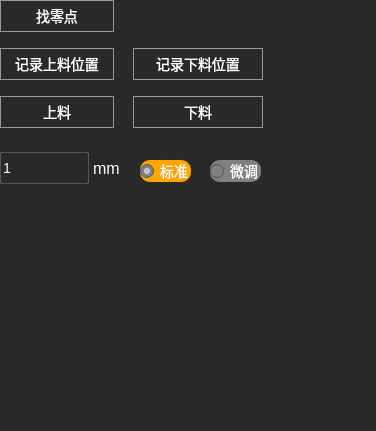
  <widget class="QGroupBox" name="groupBox_MT">
   <property name="geometry">
    <rect>
     <x>1530</x>
     <y>100</y>
     <width>376</width>
     <height>431</height>
    </rect>
   </property>
   <property name="styleSheet">
    <string notr="true">border: none;
background-color: rgb(42, 41, 41); </string>
   </property>
   <property name="title">
    <string/>
   </property>
   <widget class="QPushButton" name="pushButton_FindZero">
    <property name="geometry">
     <rect>
      <x>0</x>
      <y>0</y>
      <width>114</width>
      <height>32</height>
     </rect>
    </property>
    <property name="styleSheet">
     <string notr="true">QPushButton:Hover
{
	border-radius: 2px;
	border: 1px solid #1765AD;
}
QPushButton:pressed
{
	background: #1765AD;
	border-radius: 2px;
}
QPushButton{
font-size: 14px;
font-family: &quot;Microsoft YaHei UI Light&quot;;
font-weight: 400;
color: #FFFFFF;
line-height: 17px;
border: 1px solid #979797;
}


QPushButton:disabled {
font-size: 14px;
font-family: &quot;Microsoft YaHei UI Light&quot;;
font-weight: 400;
color: #656565;
line-height: 17px;
border: 1px solid #979797;
}
</string>
    </property>
    <property name="text">
     <string>找零点</string>
    </property>
   </widget>
   <widget class="QPushButton" name="pushButton_WriteLoadPos">
    <property name="geometry">
     <rect>
      <x>0</x>
      <y>48</y>
      <width>114</width>
      <height>32</height>
     </rect>
    </property>
    <property name="styleSheet">
     <string notr="true">QPushButton:Hover
{
	border-radius: 2px;
	border: 1px solid #1765AD;
}
QPushButton:pressed
{
	background: #1765AD;
	border-radius: 2px;
}
QPushButton{
font-size: 14px;
font-family: &quot;Microsoft YaHei UI Light&quot;;
font-weight: 400;
color: #FFFFFF;
line-height: 17px;
border: 1px solid #979797;
}


QPushButton:disabled {
font-size: 14px;
font-family: &quot;Microsoft YaHei UI Light&quot;;
font-weight: 400;
color: #656565;
line-height: 17px;
border: 1px solid #979797;
}
</string>
    </property>
    <property name="text">
     <string>记录上料位置</string>
    </property>
   </widget>
   <widget class="QPushButton" name="pushButton_WriteUnloadPos">
    <property name="geometry">
     <rect>
      <x>133</x>
      <y>48</y>
      <width>130</width>
      <height>32</height>
     </rect>
    </property>
    <property name="styleSheet">
     <string notr="true">QPushButton:Hover
{
	border-radius: 2px;
	border: 1px solid #1765AD;
}
QPushButton:pressed
{
	background: #1765AD;
	border-radius: 2px;
}
QPushButton{
font-size: 14px;
font-family: &quot;Microsoft YaHei UI Light&quot;;
font-weight: 400;
color: #FFFFFF;
line-height: 17px;
border: 1px solid #979797;
}


QPushButton:disabled {
font-size: 14px;
font-family: &quot;Microsoft YaHei UI Light&quot;;
font-weight: 400;
color: #656565;
line-height: 17px;
border: 1px solid #979797;
}
</string>
    </property>
    <property name="text">
     <string>记录下料位置</string>
    </property>
   </widget>
   <widget class="QPushButton" name="pushButton_MotorStop">
    <property name="geometry">
     <rect>
      <x>296</x>
      <y>45</y>
      <width>70</width>
      <height>70</height>
     </rect>
    </property>
    <property name="styleSheet">
     <string notr="true">
QPushButton {
             border-image: url(:/Image/stop.png);
}

QPushButton:Hover
{	
 			border-image:url(:/Image/stop-hover.png);
	
}



</string>
    </property>
    <property name="text">
     <string/>
    </property>
   </widget>
   <widget class="QPushButton" name="pushButton_LoadPos">
    <property name="geometry">
     <rect>
      <x>0</x>
      <y>96</y>
      <width>114</width>
      <height>32</height>
     </rect>
    </property>
    <property name="styleSheet">
     <string notr="true">QPushButton:Hover
{
	border-radius: 2px;
	border: 1px solid #1765AD;
}
QPushButton:pressed
{
	background: #1765AD;
	border-radius: 2px;
}
QPushButton{
font-size: 14px;
font-family: &quot;Microsoft YaHei UI Light&quot;;
font-weight: 400;
color: #FFFFFF;
line-height: 17px;
border: 1px solid #979797;
}


QPushButton:disabled {
font-size: 14px;
font-family: &quot;Microsoft YaHei UI Light&quot;;
font-weight: 400;
color: #656565;
line-height: 17px;
border: 1px solid #979797;
}
</string>
    </property>
    <property name="text">
     <string>上料</string>
    </property>
   </widget>
   <widget class="QPushButton" name="pushButton_UnlodPos">
    <property name="geometry">
     <rect>
      <x>133</x>
      <y>96</y>
      <width>130</width>
      <height>32</height>
     </rect>
    </property>
    <property name="styleSheet">
     <string notr="true">QPushButton:Hover
{
	border-radius: 2px;
	border: 1px solid #1765AD;
}
QPushButton:pressed
{
	background: #1765AD;
	border-radius: 2px;
}
QPushButton{
font-size: 14px;
font-family: &quot;Microsoft YaHei UI Light&quot;;
font-weight: 400;
color: #FFFFFF;
line-height: 17px;
border: 1px solid #979797;
}


QPushButton:disabled {
font-size: 14px;
font-family: &quot;Microsoft YaHei UI Light&quot;;
font-weight: 400;
color: #656565;
line-height: 17px;
border: 1px solid #979797;
}
</string>
    </property>
    <property name="text">
     <string>下料</string>
    </property>
   </widget>
   <widget class="QLineEdit" name="lineEdit_RelativeDistance">
    <property name="geometry">
     <rect>
      <x>0</x>
      <y>152</y>
      <width>89</width>
      <height>32</height>
     </rect>
    </property>
    <property name="styleSheet">
     <string notr="true">QLineEdit:focus { border-radius: 2px; border: 2px solid rgba(60,154,232,1); }
QLineEdit { border-radius: 2px; border: 1px solid rgba(255,255,255,0.2); }
QLineEdit { font-size: 14px; font-family: &quot;Microsoft YaHei UI Light&quot;;
 font-weight: 400; color: rgba(255,255,255,1); line-height: 22px; }</string>
    </property>
    <property name="text">
     <string>1</string>
    </property>
   </widget>
   <widget class="QLabel" name="label_7">
    <property name="geometry">
     <rect>
      <x>93</x>
      <y>160</y>
      <width>35</width>
      <height>17</height>
     </rect>
    </property>
    <property name="styleSheet">
     <string notr="true">font-size: 16px;
font-family: &quot;Microsoft YaHei UI Light&quot;;
font-weight: 400;
color: #FFFFFF;
line-height: 22px;</string>
    </property>
    <property name="text">
     <string>mm</string>
    </property>
   </widget>
   <widget class="QPushButton" name="pushButton_Left">
    <property name="geometry">
     <rect>
      <x>8</x>
      <y>271</y>
      <width>50</width>
      <height>50</height>
     </rect>
    </property>
    <property name="styleSheet">
     <string notr="true">
QPushButton {
             border-image: url(:/Image/左.png);
}

QPushButton:Hover
{	
 			border-image:url(:/Image/左-hover.png);
	
}



</string>
    </property>
    <property name="text">
     <string/>
    </property>
   </widget>
   <widget class="QPushButton" name="pushButton_Forward">
    <property name="geometry">
     <rect>
      <x>69</x>
      <y>231</y>
      <width>50</width>
      <height>50</height>
     </rect>
    </property>
    <property name="styleSheet">
     <string notr="true">
QPushButton {
             border-image: url(:/Image/前.png);
}

QPushButton:Hover
{	
 			border-image:url(:/Image/前-hover.png);
	
}

</string>
    </property>
    <property name="text">
     <string/>
    </property>
   </widget>
   <widget class="QPushButton" name="pushButton_Right">
    <property name="geometry">
     <rect>
      <x>124</x>
      <y>271</y>
      <width>50</width>
      <height>50</height>
     </rect>
    </property>
    <property name="styleSheet">
     <string notr="true">
QPushButton {
             border-image: url(:/Image/右.png);
}

QPushButton:Hover
{	
 			border-image:url(:/Image/右-hover.png);
	
}



</string>
    </property>
    <property name="text">
     <string/>
    </property>
   </widget>
   <widget class="QPushButton" name="pushButton_Up">
    <property name="geometry">
     <rect>
      <x>289</x>
      <y>228</y>
      <width>63</width>
      <height>87</height>
     </rect>
    </property>
    <property name="styleSheet">
     <string notr="true">
QPushButton {
             border-image: url(:/Image/上升.png);
}

QPushButton:Hover
{	
 			border-image:url(:/Image/上升-hover.png);
	
}



</string>
    </property>
    <property name="text">
     <string/>
    </property>
   </widget>
   <widget class="QPushButton" name="pushButton_Backward">
    <property name="geometry">
     <rect>
      <x>66</x>
      <y>311</y>
      <width>50</width>
      <height>50</height>
     </rect>
    </property>
    <property name="styleSheet">
     <string notr="true">
QPushButton {
             border-image: url(:/Image/后.png);
}

QPushButton:Hover
{	
 			border-image:url(:/Image/后-hover.png);
	
}



</string>
    </property>
    <property name="text">
     <string/>
    </property>
   </widget>
   <widget class="QPushButton" name="pushButton_Down">
    <property name="geometry">
     <rect>
      <x>225</x>
      <y>287</y>
      <width>63</width>
      <height>87</height>
     </rect>
    </property>
    <property name="styleSheet">
     <string notr="true">
QPushButton {
             border-image: url(:/Image/下降.png);
}

QPushButton:Hover
{	
 			border-image:url(:/Image/下降-hover.png);
	
}



</string>
    </property>
    <property name="text">
     <string/>
    </property>
   </widget>
   <widget class="QLabel" name="label_MotorPos">
    <property name="geometry">
     <rect>
      <x>10</x>
      <y>390</y>
      <width>360</width>
      <height>28</height>
     </rect>
    </property>
    <property name="styleSheet">
     <string notr="true">QLabel { color: white; }
border: 1px solid #979797;</string>
    </property>
    <property name="text">
     <string/>
    </property>
   </widget>
   <widget class="QRadioButton" name="radioButton_Standard">
    <property name="geometry">
     <rect>
      <x>140</x>
      <y>160</y>
      <width>51</width>
      <height>22</height>
     </rect>
    </property>
    <property name="styleSheet">
     <string notr="true">QRadioButton {
	font-size: 14px;
	font-family: &quot;Microsoft YaHei UI Light&quot;;

	color: rgba(255,255,255);
    background-color: #808080; /* 未选中时的颜色 */
    border-radius: 10px; /* 圆角 */
}

QRadioButton:checked {
    background-color: #FFA500; /* 选中时的颜色 */
}</string>
    </property>
    <property name="text">
     <string>标准</string>
    </property>
    <property name="checked">
     <bool>true</bool>
    </property>
    <property name="autoRepeat">
     <bool>false</bool>
    </property>
   </widget>
   <widget class="QRadioButton" name="radioButton_FineTuning">
    <property name="geometry">
     <rect>
      <x>210</x>
      <y>160</y>
      <width>51</width>
      <height>22</height>
     </rect>
    </property>
    <property name="styleSheet">
     <string notr="true">QRadioButton {
	font-size: 14px;
	font-family: &quot;Microsoft YaHei UI Light&quot;;

	color: rgba(255,255,255);
    background-color: #808080; /* 未选中时的颜色 */
    border-radius: 10px; /* 圆角 */
}

QRadioButton:checked {
    background-color: #FFA500; /* 选中时的颜色 */
}</string>
    </property>
    <property name="text">
     <string>微调</string>
    </property>
    <property name="checked">
     <bool>false</bool>
    </property>
    <property name="autoRepeat">
     <bool>false</bool>
    </property>
   </widget>
  </widget>
